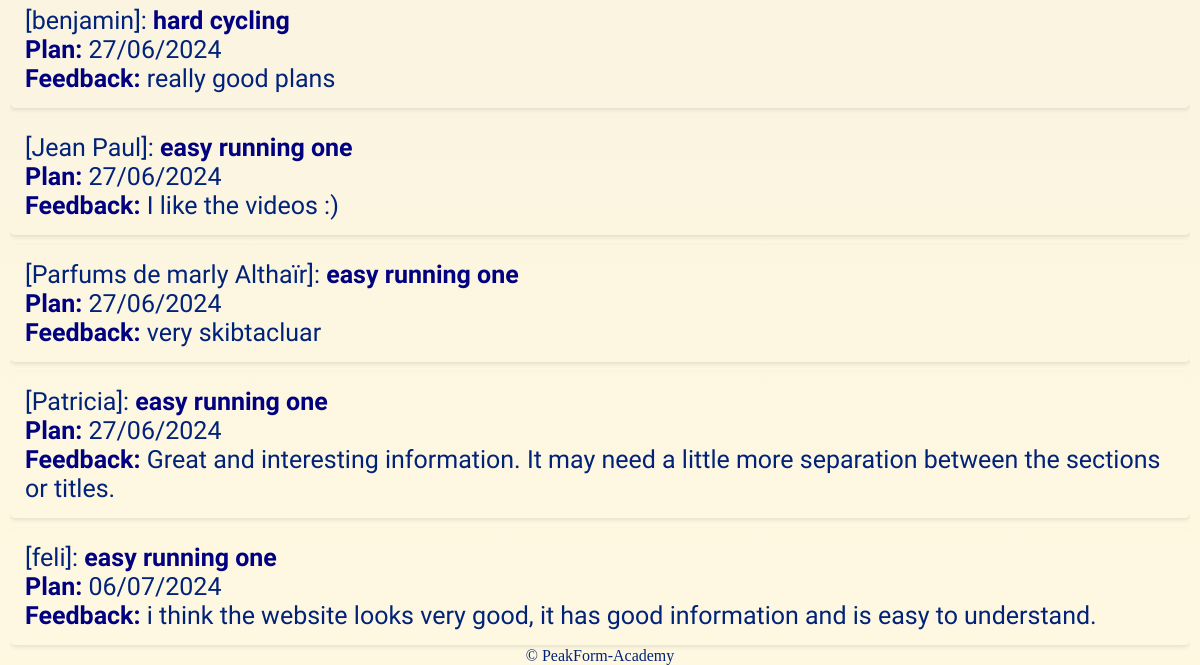
The app's page /DisplayFeedback (lower part), older data.
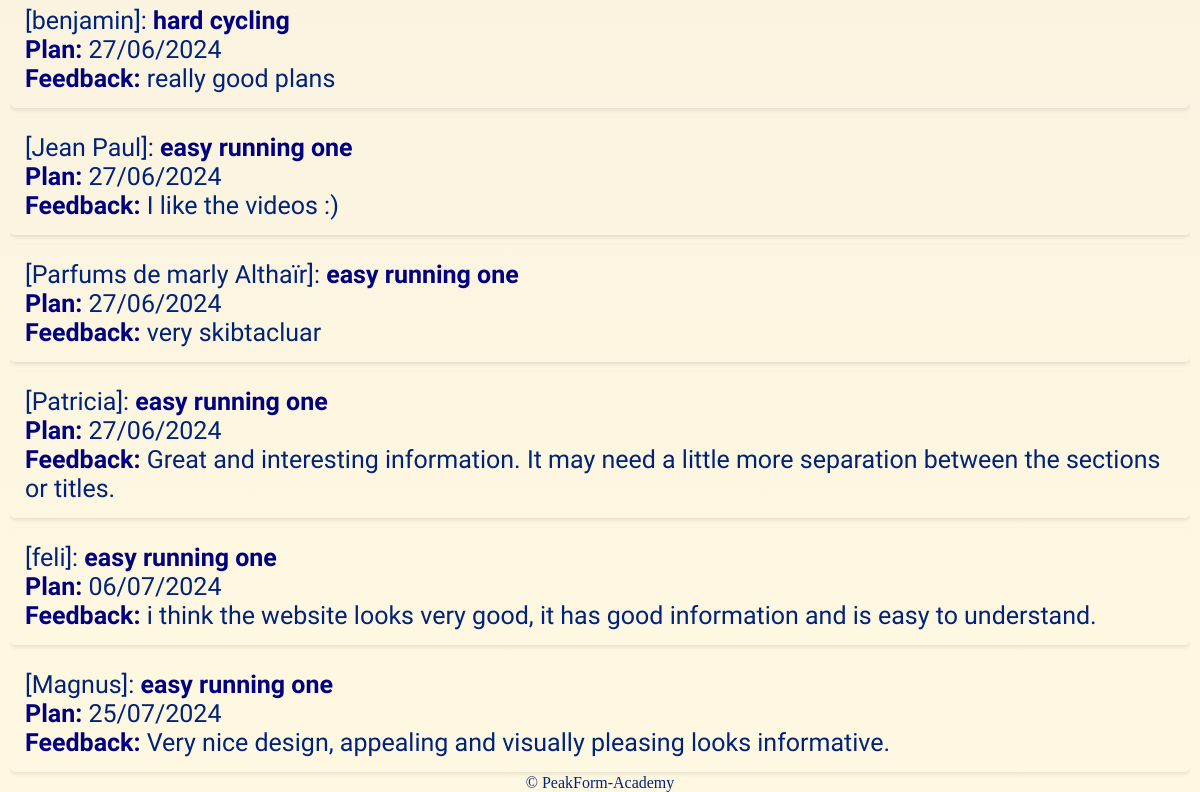
The same page, newer data.
### tables this page shows
CREATE TABLE feedback (
        id INTEGER PRIMARY KEY AUTOINCREMENT,
        username TEXT NOT NULL,
        content TEXT NOT NULL,
        plan TEXT NOT NULL,
        date TIMESTAMP DEFAULT CURRENT_TIMESTAMP
    );

### routes.py (the view)
@app.route('/DisplayFeedback')
def display_feedback():
    conn = sqlite3.connect('PFA.db')
    cursor = conn.cursor()
    cursor.execute('SELECT username, content, date, plan FROM feedback')
    feedbacks = cursor.fetchall()
    conn.close()  # Always close the connection after use
    formatted_feedbacks = []
    for feedback in feedbacks:
        username, content, date_str, plan = feedback
        date_str = date_str.split('.')[0]
        formatted_date = datetime.strptime(date_str, '%Y-%m-%d %H:%M:%S').strftime('%d/%m/%Y')
        formatted_feedbacks.append((username, content, formatted_date, plan))
    return render_template('DisplayFeedback.html', feedbacks=formatted_feedbacks)

### templates/DisplayFeedback.html (shortened to what this page needs)
{% extends 'layout.html' %}
{% block content %}
<!DOCTYPE html>
<html lang="en">
<head>
</head>
<body>
    <ul>
        {% for username, content, plan, date in feedbacks %}
            <li>
                 [{{ username }}]: <strong>{{ date }}</strong>
                <br><strong>Plan:</strong> {{ plan }}
                <br><strong>Feedback:</strong> {{ content }}
            </li>
        {% endfor %}
    </ul>
</body>
</html>
{% endblock %}

### templates/layout.html (shortened to what this page needs)
<!DOCTYPE html>
<html lang="en">
<head>
  <link rel="stylesheet" type="text/css" href="/static/css/style.css">
</head>
<body>
  <main>
    <div class="content-block">
      {% block content %}
      {% endblock %}
  </div>
  </main>
  <footer>
  © PeakForm-Academy
  </footer>
</body>
</html>

### static/css/style.css (style rules this page uses)
html { background: linear-gradient(#FAF3E0, #FFF8E1,#FAF3E0, #FFF8E1); color: #002379; padding: 2px; }
ul { list-style-type: none; margin: 0; padding: 0; overflow: hidden; position: -webkit-sticky; position: sticky; top: 0; }
footer { display: block; text-align: center; position: fixed; bottom: 0; left: 0; right: 0; }
footer { color: #002379; }
li strong { color: #ff6600; }
li { margin: 10px 0; padding: 15px; border-radius: 5px; box-shadow: 0 2px 4px rgba(0, 0, 0, 0.1); text-align: left; font-size: 25PX; font-family: 'Roboto Condensed', sans-serif; }
li strong { color: navy; }

Row changes from the older to the newer data that the page shows:
added feedback: username "Magnus", plan "easy running one", date "25/07/2024", content "Very nice design, appealing and visually pleasing looks informative."
